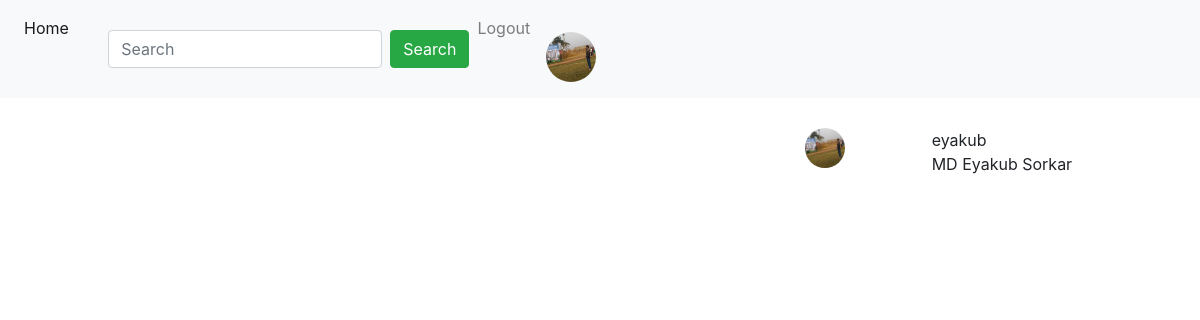
Before: /post/ (signed in) with the older database file.
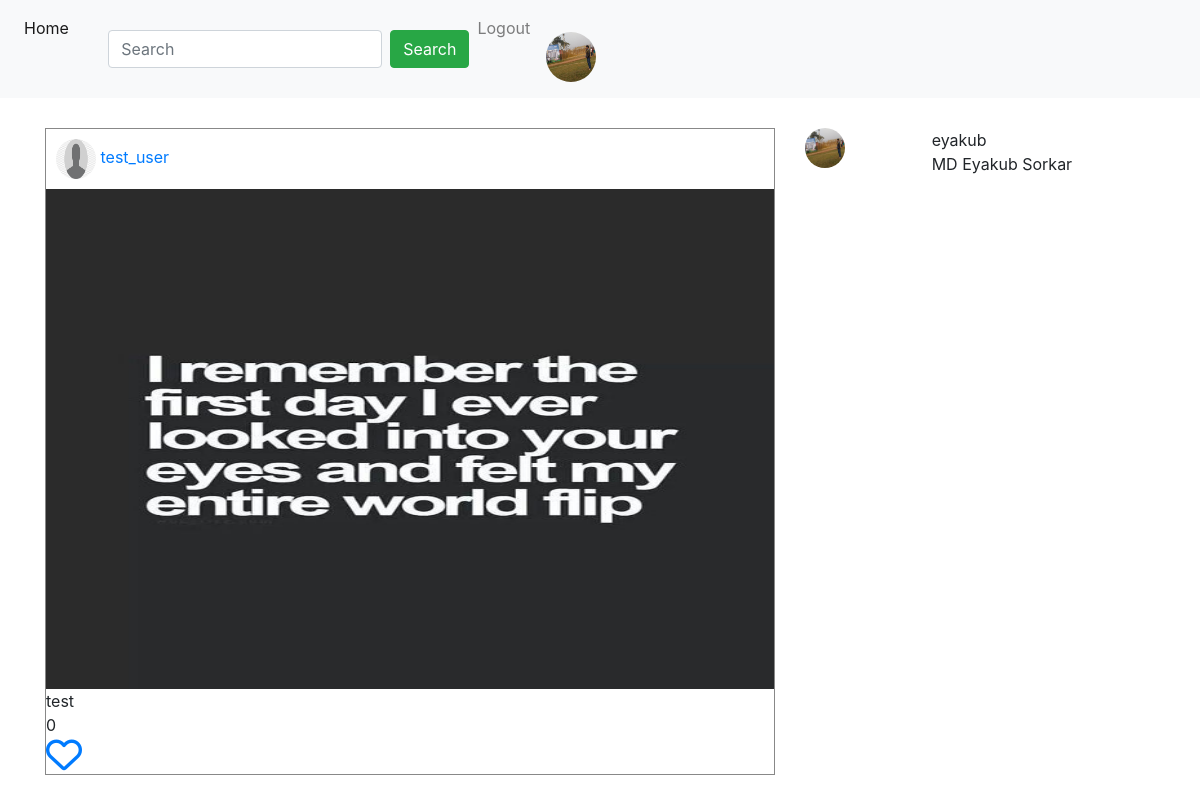
After: the same page with the newer database file.
### login/models.py (models this page shows)
class UserProfile(models.Model):
    user = models.OneToOneField(
        User, on_delete=models.CASCADE, related_name='user_profile')
    profile_pic = models.ImageField(upload_to='profile_pics', blank=True)
    description = models.TextField(blank=True)
    full_name = models.CharField(max_length=264, blank=True)
    dob = models.DateField(blank=True, null=True)
    website = models.URLField(blank=True)
    facebook = models.URLField(blank=True)

### post/models.py (models this page shows)
class Post(models.Model):
    author = models.ForeignKey(User, on_delete=models.CASCADE, related_name='post')
    image = models.ImageField(upload_to='post_images')
    caption = models.CharField(max_length=264, blank=True, null=True)
    upload_date = models.DateTimeField(auto_now_add=True)
    update_date = models.DateTimeField(auto_now=True)
    class Meta:
        ordering = ['-upload_date']

### post/views.py (the view)
# urls.py: path('', views.home, name='home'),
@login_required
def home(request):
    following_list = Follow.objects.filter(follower=request.user)
    posts = Post.objects.filter(author__in=following_list.values_list('following'))
    liked_post = Like.objects.filter(user=request.user)
    liked_post_list = liked_post.values_list('post', flat=True) #try printing without flat, combining into a LIST
    if request.method == 'GET':
        search = request.GET.get('search', '')
        result = User.objects.filter(username__icontains=search)
    context={
        'title': 'Home',
        'search': search,
        'result': result,
        'posts': posts,
        'liked_post_list': liked_post_list
    }
    return render(request, 'posts/home.html', context=context)

### templates/posts/home.html (shortened to what this page needs)
{% extends 'navbar.html' %}
{% block body_block %}
{% if search %}
    {% for user in result %}
    <div class="row">
        <div class="col-sm-2">
            {% if user.user_profile.profile_pic %}
            <img
                src="/media/{{ user.user_profile.profile_pic }}"
                alt=""
                class="rounded-circle"
                width="50px"
                height="50px"
            />
            {% else %}
            <img src="/media/default.png" alt="" width="50px" height="50px"
              class="rounded-circle"
            />
            {% endif %}
        </div>
        <div class="col-sm-10">
            <a href="{% url 'login:user' username=user.username %}">{{ user.username }}</a>
            <br>
            {{ user.user_profile.full_name }}
        </div>
    </div>
    {% endfor %}
{% else %}
    <div class="row">
        <div class="col-sm-8">
            {% for post in posts %}
                <div class="" style="border: 1px solid #888888">
                    <div style="padding:10px">
                        {% if post.author.user_profile.profile_pic %}
                            <img
                                src="/media/{{ user.user_profile.profile_pic }}"
                                alt=""
                                class="rounded-circle"
                                width="40px"
                                height="40px"
                            />
                        {% else %}
                            <img src="/media/default.png" alt="" width="40px" height="40px"
                            class="rounded-circle"
                            />
                        {% endif %}
                            <a href="{% url 'login:user' username=post.author %}">{{ post.author}}</a>
                    </div>
                    <img src="/media/{{post.image}}" alt="" width='100%' height='500px'>
                    <div style='pading: 20px'>
                        {{ post.caption }} <br>
                        {{ post.liked_post.count }} <br>
                        {% if post.pk in liked_post_list %}
                            <a href="{% url 'posts:unliked' pk=post.pk %}">
                                <i class="fa fa-heart" style='font-size:36px'></i>
                            </a>
                        {% else %}
                            <a href="{% url 'posts:liked' pk=post.pk %}">
                                <i class="fa fa-heart-o" style='font-size:36px'></i>
                            </a>
                        {% endif %}
                    </div>
                </div>
                <br><br>
            {% endfor %}
        </div>
        <div class="col-sm-4">
            <div class="row">
                <div class="col-sm-4">
                    {% if user.user_profile.profile_pic %}
                        <img
                            src="/media/{{ user.user_profile.profile_pic }}"
                            alt=""
                            class="rounded-circle"
                            width="40px"
                            height="40px"
                        />
                    {% else %}
                        <img src="/media/default.png" alt="" width="40px" height="40px"
                        class="rounded-circle"
                        />
                    {% endif %}
                </div>
                <div class="col-sm-8">
                    {{ user.username }}
                    <br>
                    {{ user.user_profile.full_name }}
                </div>
            </div>
        </div>
    </div>
{% endif %}
{% endblock body_block %}

### templates/navbar.html (shortened to what this page needs)
<!DOCTYPE html>
<html lang="en">
  <head>
    <link
      rel="stylesheet"
      href="https://stackpath.bootstrapcdn.com/bootstrap/4.3.1/css/bootstrap.min.css"
    />
  </head>
  <body>
    <nav class="navbar navbar-expand-sm bg-light navbar-light">
      <ul class="navbar-nav">
        <li class="nav-item active">
          <a href="{% url 'posts:home' %}" class="nav-link">Home</a>
        </li>
        <form method="GET" class="form-inline">
          <input type="text" class="form-control mr-sm-2" name='search' placeholder='Search'>
          <button class="btn btn-success">Search</button>
        </form>
        <li class="nav-item">
          <a href="{% url 'login:logout' %}" class="nav-link">Logout</a>
        </li>
        <li class="nav-item">
          <a href="#" class="nav-link">
            {% if user.user_profile.profile_pic %}
            <a href="{% url 'login:profile' %}" class="nav-link"
              ><img
                src="/media/{{ user.user_profile.profile_pic }}"
                alt=""
                class="rounded-circle"
                width="50px"
                height="50px"
            /></a>
            {% else %}
            <a href="{% url 'login:profile' %}" class="nav-link"
              ><img src="/media/default.png" alt="" width="50px" height="40px"
              class="rounded-circle"
            /></a>
            {% endif %}
          </a>
        </li>
      </ul>
    </nav>
    <div class="container" style="padding-top: 30px;">
      {% block body_block %} {% endblock %}
    </div>
  </body>
</html>

Changed rows visible on the page:
added Post: author "test_user", image (picture), caption "test", liked_post.count "0"
